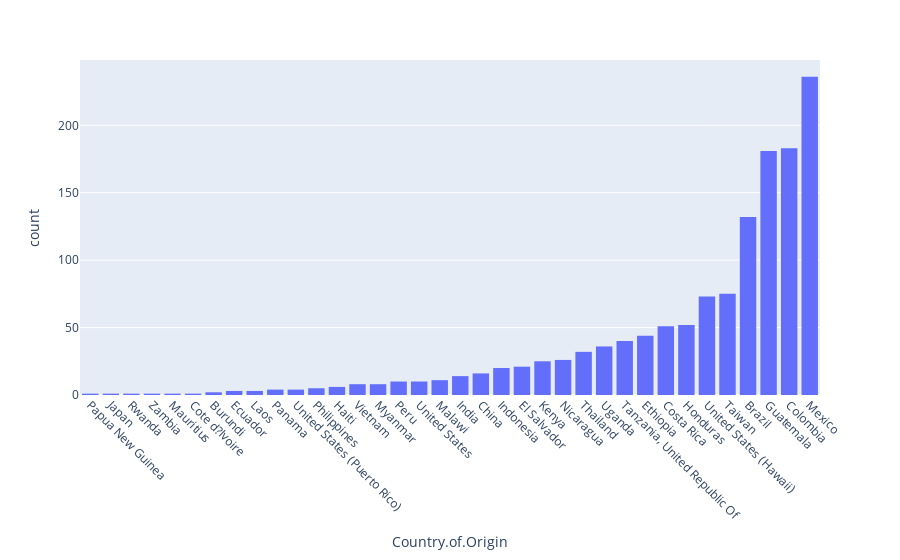

The cell this chart's notebook holds for it:
### Markdown cell above
3. Análise da pontuação com os países de origem

### Code cell
hist_1 = px.histogram(df_coffee, 'Country.of.Origin')
hist_1.update_xaxes(tickangle=45, categoryorder = 'total ascending')

### Figure 1 — Plotly figure (JSON) as saved in the notebook; plotly's stock layout.template omitted (floating-point values rounded to 4 significant figures; data arrays with more than 128 entries replaced by an {"elided": "..."} marker saying what was removed)
{"data": [{"alignmentgroup": "True", "bingroup": "x", "hovertemplate": "Country.of.Origin=%{x}<br>count=%{y}<extra></extra>", "legendgroup": "", "marker": {"color": "#636efa", "pattern": {"shape": ""}}, "name": "", "offsetgroup": "", "orientation": "v", "showlegend": false, "type": "histogram", "x": {"elided": "1337 str values"}, "xaxis": "x", "yaxis": "y"}], "layout": {"barmode": "relative", "legend": {"tracegroupgap": 0}, "margin": {"t": 60}, "xaxis": {"anchor": "y", "categoryorder": "total ascending", "domain": [0, 1], "tickangle": 45, "title": {"text": "Country.of.Origin"}}, "yaxis": {"anchor": "x", "domain": [0, 1], "title": {"text": "count"}}}}
